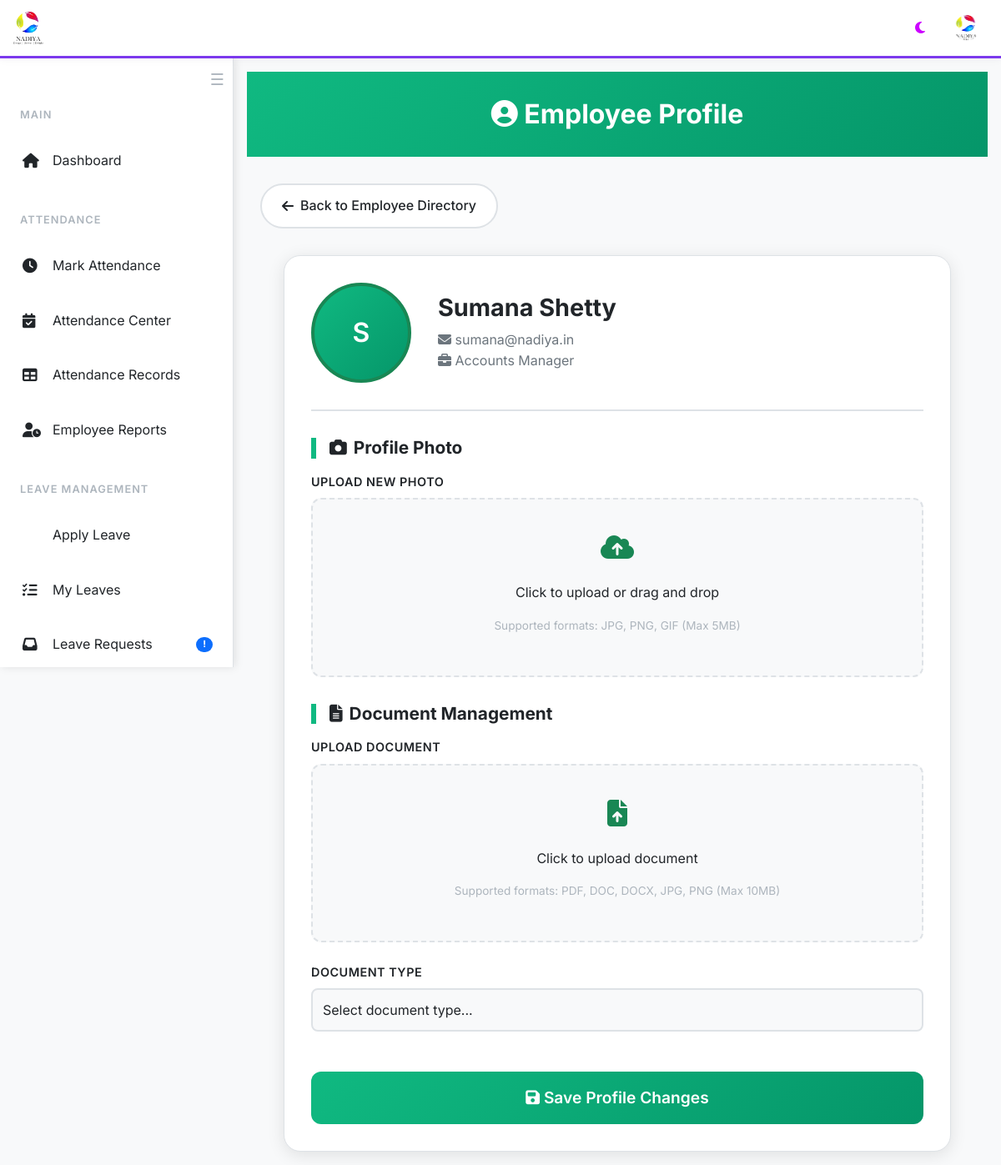
Before: /profile/2 (signed in) with the older database file.
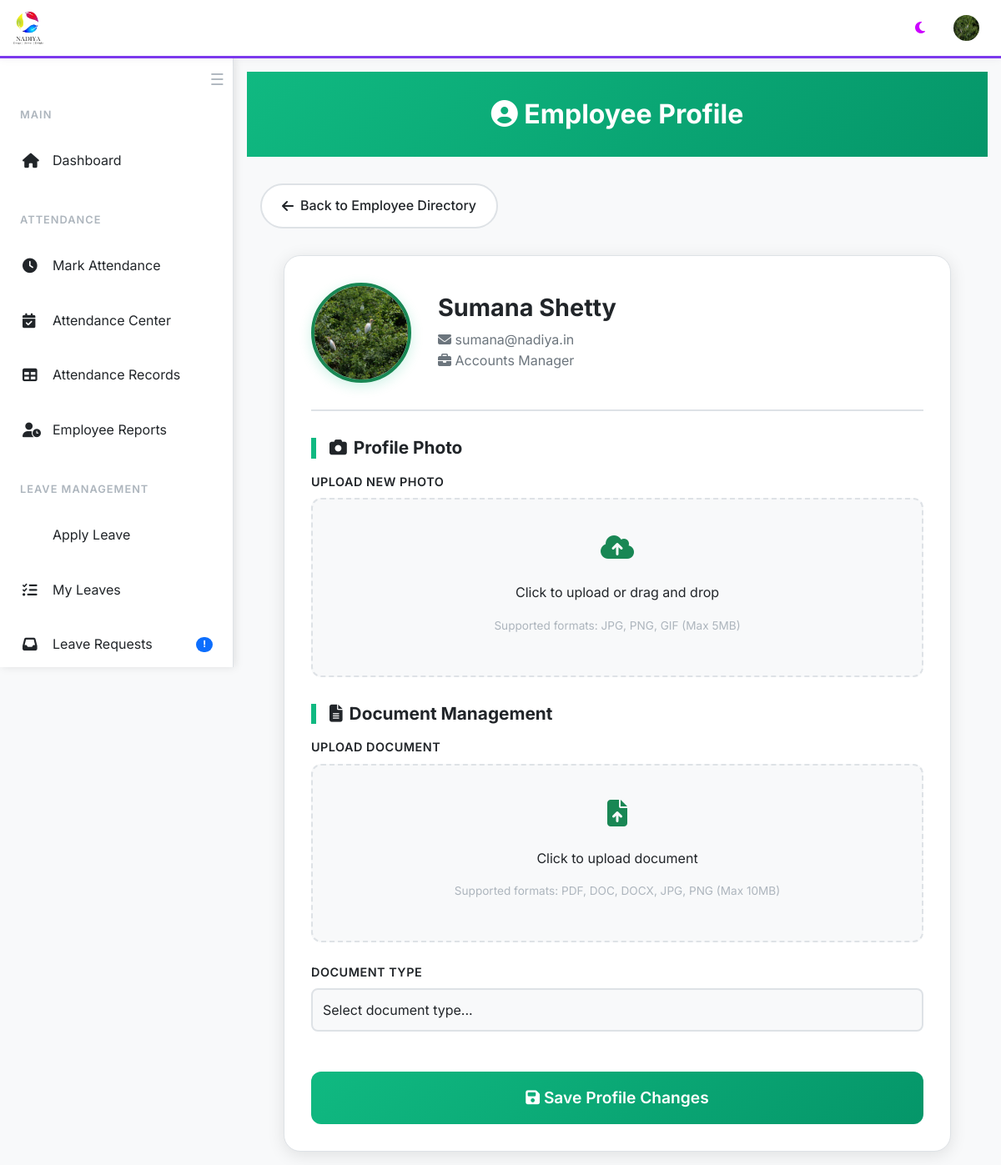
After: the same page with the newer database file.
### website/models.py (models this page shows, shortened)
class User(db.Model, UserMixin):
    id = db.Column(db.Integer, primary_key=True)
    first_name = db.Column(db.String(150))
    last_name = db.Column(db.String(150))
    email = db.Column(db.String(150), unique=True, nullable=False)
    password = db.Column(db.String(512), nullable=False)
    earned =  db.Column(db.Float, default=0)
    medic = db.Column(db.Float, default=0)
    pay =  db.Column(db.Float, default=0)
    role = db.Column(db.String(150))
    probation = db.Column(db.Boolean, default = 0)
    photo = db.Column(db.String(150))
    documents = db.relationship('Document', backref='user', lazy=True)
    reset_token = db.Column(db.String(36), nullable=True)
    attendances = db.relationship('Attendance', backref='user', lazy=True)

### website/views.py (the view, shortened to what this page needs)
@views.route('/profile/<int:user_id>', methods=['GET', 'POST'])
@login_required
def profile(user_id):
    user = User.query.get(user_id)
    if not user:
        flash("User not found.", category='error')
        return redirect(url_for('index'))
    return render_template('profile.html', user=user)

### website/templates/profile.html (shortened to what this page needs)
{% extends "base.html" %}
{% block content %}
<div class="page-header">
    <div class="container">
        <h1><i class="fas fa-user-circle"></i> Employee Profile</h1>
    </div>
</div>
<div class="container">
    <a href="/create_user" class="back-btn">
        <i class="fas fa-arrow-left"></i> Back to Employee Directory
    </a>
    <div class="profile-container">
        <div class="profile-header">
            <div class="profile-photo-container">
                {% if user.photo %}
                    <img src="{{ url_for('static', filename='uploads/photos/' + user.photo) }}" alt="Profile Photo" class="profile-photo">
                {% else %}
                    <div class="profile-photo-placeholder">
                        {{ user.first_name[0].upper() if user.first_name else 'U' }}
                    </div>
                {% endif %}
            </div>
            <div class="profile-info">
                <h2>{{ user.first_name }}</h2>
                <p><i class="fas fa-envelope"></i> {{ user.email }}</p>
                {% if user.role %}
                    <p><i class="fas fa-briefcase"></i> {{ user.role.replace('_', ' ').title() }}</p>
                {% endif %}
            </div>
        </div>
        <form method="POST" enctype="multipart/form-data" id="profileForm">
            <div class="form-section">
                <h3 class="section-title">
                    <i class="fas fa-camera"></i> Profile Photo
                </h3>
                <div class="form-group">
                    <label for="photo">Upload New Photo</label>
                    <div class="file-upload-area" onclick="document.getElementById('photo').click()">
                        <div class="file-upload-icon">
                            <i class="fas fa-cloud-upload-alt"></i>
                        </div>
                        <p>Click to upload or drag and drop</p>
                        <p class="help-text">Supported formats: JPG, PNG, GIF (Max 5MB)</p>
                    </div>
                </div>
            </div>
            <div class="form-section">
                <h3 class="section-title">
                    <i class="fas fa-file-alt"></i> Document Management
                </h3>
                <div class="form-group">
                    <label for="document">Upload Document</label>
                    <div class="file-upload-area" onclick="document.getElementById('document').click()">
                        <div class="file-upload-icon">
                            <i class="fas fa-file-upload"></i>
                        </div>
                        <p>Click to upload document</p>
                        <p class="help-text">Supported formats: PDF, DOC, DOCX, JPG, PNG (Max 10MB)</p>
                    </div>
                </div>
                <div class="form-group">
                    <label for="document_type">Document Type</label>
                    <select name="document_type" id="document_type" class="form-control">
                        <option value="">Select document type...</option>
                    </select>
                </div>
            </div>
            <button type="submit" class="submit-btn">
                <i class="fas fa-save"></i> Save Profile Changes
            </button>
        </form>
    </div>
</div>
{% endblock %}

### website/templates/base.html (shortened to what this page needs)
<!DOCTYPE html>
<html lang="en" data-theme="light">
<head>
    <link href="https://cdn.jsdelivr.net/npm/bootstrap@5.3.0/dist/css/bootstrap.min.css" rel="stylesheet">
    <link rel="stylesheet" href="https://cdnjs.cloudflare.com/ajax/libs/font-awesome/6.4.0/css/all.min.css">
</head>
<body>
    <header class="top-header">
        <div class="header-logo">
            <img src="{{ url_for('static', filename='logo.png') }}" alt="Nadiya Logo">
        </div>
        <div class="header-actions">
            <button class="theme-toggle" onclick="toggleTheme()">
                <i class="fas fa-moon" id="theme-icon"></i>
            </button>
            {% if current_user.is_authenticated %}
            <div class="user-profile" onclick="window.location.href='/profile/{{ current_user.id }}'">
                {% if current_user.photo %}
                    <img src="{{ url_for('views.uploaded_file', setname='photos', filename=current_user.photo) }}" alt="Profile">
                {% else %}
                    <img src="{{ url_for('static', filename='logo.png') }}" alt="Profile">
                {% endif %}
            </div>
            {% endif %}
        </div>
    </header>
  <nav class="sidebar" id="sidebar">
  <button id="sidebarCollapseBtn" class="sidebar-collapse-btn" onclick="toggleSidebarCollapse()" title="Collapse Sidebar">
    <span class="hamburger-icon">☰</span>
</button>
    <br>
        <div class="sidebar-content">
            {% if current_user.is_authenticated %}
            <div class="nav-section">
                <div class="nav-section-title">Main</div>
                <div class="nav-item">
                    <a href="/" class="nav-link">
                        <i class="fas fa-home"></i>
                        <span>Dashboard</span>
                    </a>
                </div>
            </div>
            <div class="nav-section">
                <div class="nav-section-title">Attendance</div>
                <div class="nav-item">
                    <a href="/attendance" class="nav-link">
                        <i class="fas fa-clock"></i>
                        <span>Mark Attendance</span>
                    </a>
                </div>
                {% if current_user.email == "sumana@nadiya.in" or current_user.email == "accounts@nadiya.in" %}
                <div class="nav-item">
                    <a href="/attendance-category" class="nav-link">
                        <i class="fas fa-calendar-check"></i>
                        <span>Attendance Center</span>
                    </a>
                </div>
                <div class="nav-item">
                    <a href="/attendance_table" class="nav-link">
                        <i class="fas fa-table"></i>
                        <span>Attendance Records</span>
                    </a>
                </div>
                <div class="nav-item">
                    <a href="/who" class="nav-link">
                        <i class="fas fa-user-clock"></i>
                        <span>Employee Reports</span>
                    </a>
                </div>
                {% endif %}
            </div>
            <div class="nav-section">
                <div class="nav-section-title">Leave Management</div>
                <div class="nav-item">
                    <a href="/apply_leave" class="nav-link">
                        <span>Apply Leave</span>
                    </a>
                </div>
                <div class="nav-item">
                    <a href="/approved_leaves" class="nav-link">
                        <i class="fas fa-list-check"></i>
                        <span>My Leaves</span>
                    </a>
                </div>
                <div class="nav-item">
                    <a href="/leave_requests" class="nav-link">
                        <i class="fas fa-inbox"></i>
                        <span>Leave Requests</span>
                        {% if current_user.role in ['director', 'accounts_manager', 'business_manager', 'service_manager', 'service_support_manager', 'sales_manager'] %}
                        <span class="badge">!</span>
                        {% endif %}
                    </a>
                </div>
            </div>
            {% endif %}
        </div>
    </nav>
    <main class="main-content" id="mainContent">
        {% block content %}{% endblock %}
    </main>
</body>
</html>

### website/templates/base.html (style rules this page uses)
:root { --bg-primary: #ffffff; --bg-secondary: #f8f9fa; --bg-tertiary: #e9ecef; --text-primary: #212529; --text-secondary: #6c757d; --text-muted: #adb5bd; --border-color: #dee2e6; --shadow: rgba(0, 0, 0, 0.1); --accent-primary: #0d6efd; --accent-secondary: #6f42c1; --success: #198754; --warning: #fd7e14; --danger: #dc3545; --info: #0dcaf0; --navbar-bg: #1a1d23; --sidebar-width: 280px; --sidebar-collapsed-width: 60px; }
* { margin: 0; padding: 0; box-sizing: border-box; }
body { font-family: 'Inter', sans-serif; background-color: var(--bg-secondary); color: var(--text-primary); line-height: 1.6; transition: all 0.3s ease; padding-top: 70px; }
:root { --header-bg: #ffffff; --header-text: #2d3748; --header-border: #7c3aed; --toggle-btn-color: #7c3aed; !important }
.top-header { position: fixed; top: 0; left: 0; right: 0; height: 70px; background: var(--header-bg); color: var(--header-text); z-index: 1000; display: flex; align-items: center; padding: 0 1rem; box-shadow: 0 2px 10px rgba(0,0,0,0.04); border-bottom: 3px solid var(--header-border); transition: background 0.3s, color 0.3s, border-color 0.3s; }
.header-logo { display: flex; align-items: center; flex: 1; }
.header-logo img { height: 40px; margin-right: 1rem; }
.header-actions { display: flex; align-items: center; gap: 1rem; }
.theme-toggle { background: rgba(255,255,255,0.1); border: none; color: rgb(204, 0, 255); padding: 0.5rem; border-radius: 8px; cursor: pointer; transition: all 0.3s ease; }
.user-profile { display: flex; align-items: center; gap: 0.5rem; padding: 0.5rem; border-radius: 8px; transition: all 0.3s ease; cursor: pointer; }
.user-profile img { width: 35px; height: 35px; border-radius: 50%; border: 2px solid rgba(255,255,255,0.3); }
.sidebar { position: fixed; top: 70px; left: -280px; width: var(--sidebar-width); height: calc(100vh - 70px); background: var(--bg-primary); border-right: 1px solid var(--border-color); box-shadow: 2px 0 10px var(--shadow); transition: left 0.3s ease, width 0.3s ease; z-index: 999; overflow-y: auto; }
.sidebar.open { left: 0; }
.sidebar-collapse-btn { background: none; border: none; color: var(--text-muted); font-size: 1.2rem; position: absolute; top: 10px; right: 10px; z-index: 1001; transition: color 0.2s; cursor: pointer; }
.sidebar-content { padding: 2rem 0; }
.nav-section { margin-bottom: 2rem; }
.nav-section-title { font-size: 0.8rem; font-weight: 600; color: var(--text-muted); text-transform: uppercase; letter-spacing: 1px; padding: 0 1.5rem; margin-bottom: 1rem; }
.nav-item { margin-bottom: 0.5rem; }
.nav-link { display: flex; align-items: center; padding: 1rem 1.5rem; color: var(--text-primary); text-decoration: none; transition: all 0.3s ease; border-left: 3px solid transparent; }
.nav-link i { width: 20px; margin-right: 1rem; font-size: 1.1rem; }
.nav-link .badge { margin-left: auto; background: var(--accent-primary); color: white; font-size: 0.7rem; padding: 0.2rem 0.5rem; border-radius: 10px; }
.main-content { min-height: calc(100vh - 70px); padding: 1rem; transition: margin-left 0.3s ease; }
.main-content.shifted { margin-left: var(--sidebar-width); }
@media (min-width: 1200px) { .sidebar { left: 0; } }
@media (min-width: 1200px) { .main-content { margin-left: var(--sidebar-width); } }
* { transition: background-color 0.3s ease, color 0.3s ease, border-color 0.3s ease; }

Changed rows visible on the page:
changed User "Sumana Shetty": photo: picture added; first_name "S" → (not shown)
